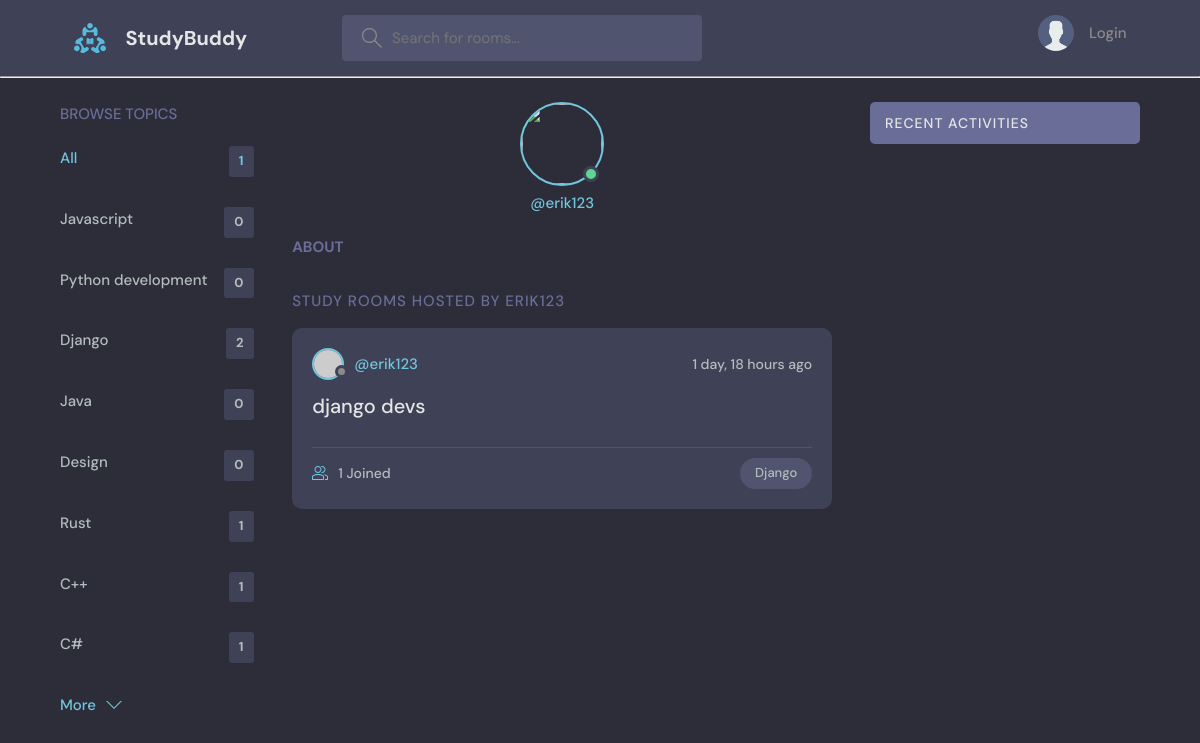
Screenshot of /profile/3/ with the database file from the repository.
### base/models.py (models this page shows, shortened)
class Topic(models.Model):
    name = models.CharField(max_length=200)
    def __str__(self):
        return self.name

class Room(models.Model):
    host = models.ForeignKey(User,on_delete=models.SET_NULL,null=True)
    topic = models.ForeignKey(Topic,on_delete=models.SET_NULL,null=True)
    name = models.CharField(max_length=200)
    description = models.CharField(max_length=500,null=True)
    participants = models.ManyToManyField(
        User, related_name='participants', blank=True)
    updated = models.DateTimeField(auto_now=True)
    created = models.DateTimeField(auto_now_add=True)
    class Meta :
        ordering = ['-updated','-created']

### base/views.py (the view)
# urls.py: path('profile/<str:pk>/',views.userProfile,name='user-profile'),
def userProfile(request,pk):
     user = User.objects.get(id=pk)
     rooms = user.room_set.all()
     activity_messages = user.message_set.all()
     topics = Topic.objects.all()
     context = {'user':user,'rooms':rooms,'activity_messages':activity_messages,'topics':topics}
     return render(request,'base/profile.html',context)

### base/templates/base/profile.html (shortened to what this page needs)
{% extends 'main.html' %}
{% block content %}
<main class="profile-page layout layout--3">
  <div class="container">
    {% include 'base/topics_comp.html' %}
    <div class="roomList">
      <div class="profile">
        <div class="profile__avatar">
          <div class="avatar avatar--large active">
            <img src="" />
          </div>
        </div>
        <div class="profile__info">
          <p>@{{user.username}}</p>
        </div>
        <div class="profile__about">
          <h3>About</h3>
        </div>
      </div>
      <div class="roomList__header">
        <div>
          <h2>Study Rooms Hosted by {{user.username}}</a>
          </h2>
        </div>
      </div>
      {% include 'base/feed_comp.html' %}
    </div>
    {% include 'base/activity_comp.html' %}
  </div>
</main>
{% endblock content %}

### base/templates/base/topics_comp.html
{% load static %}
<div class="topics">
    <div class="topics__header">
      <h2>Browse Topics</h2>
    </div>
    <ul class="topics__list">
      <li>
        <a href="{% url 'home' %}" class="active">All <span>{{rooms.count}}</span></a>
      </li>
    {% for topic in topics %}
    <li>
    <a href="{% url 'home' %}?q={{topic.name}}">{{topic.name}}<span>{{topic.room_set.count}}</span></a>
    </li>
{% endfor %}
    </ul>
    <a class="btn btn--link" href="topics.html">
      More
      <svg version="1.1" xmlns="http://www.w3.org/2000/svg" width="32" height="32" viewBox="0 0 32 32">
        <title>chevron-down</title>
        <path d="M16 21l-13-13h-3l16 16 16-16h-3l-13 13z"></path>
      </svg>
    </a>
  </div>

### base/templates/base/feed_comp.html (shortened to what this page needs)
{% block content %}
{% for room in rooms %}
<div class="roomListRoom">
    <div class="roomListRoom__header">
        <a href="{% url 'user-profile' room.host.id %}" class="roomListRoom__author">
            <div class="avatar avatar--small">
                <img src="https://randomuser.me/api/portraits/women/11.jpg" />
            </div>
            <span>@{{room.host.username}}</span>
        </a>
        <div class="roomListRoom__actions">
            <span>{{room.created|timesince}} ago</span>
        </div>
    </div>
    <div class="roomListRoom__content">
        <a href="{% url 'room' room.id %}">{{room.name}}</a>
    </div>
    <div class="roomListRoom__meta">
        <a href="{% url 'room' room.id %}" class="roomListRoom__joined">
            {{room.participants.all.count}} Joined
        </a>
        <p class="roomListRoom__topic">{{room.topic}}</p>
    </div>
</div>
{%endfor%}
{% endblock content %}

### rows the page displays
Topic: name "Javascript", room_set.count "0"
Topic: name "Python development", room_set.count "0"
Topic: name "Django", room_set.count "2"
Topic: name "Java", room_set.count "0"
Topic: name "Design", room_set.count "0"
Topic: name "Rust", room_set.count "1"
Topic: name "C++", room_set.count "1"
Topic: name "C#", room_set.count "1"
Room: host.username "erik123", created "1 day, 18 hours", name "django devs", participants.all.count "1", topic "Django"

### other values shown
{{ rooms.count }} "1"
{{ user.username }} "erik123"
{{ user.username }} "ERIK123"
